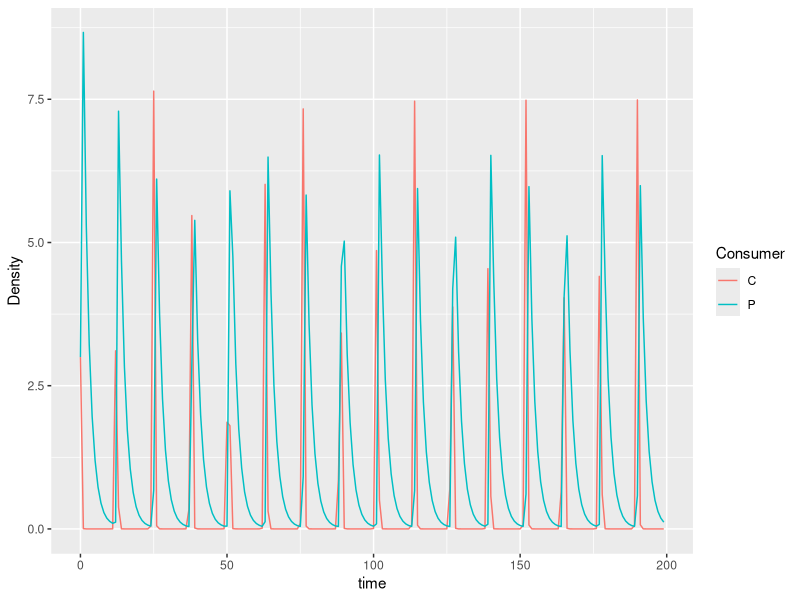

Here is the R script that generated this plot:
library(tidyverse)
library(deSolve)
library(ggplot2)
library(graphics)
# parameter values derived from Holt and Polis 1997 in American Naturalist
parameters = c(r = 1, 
               K = 10,
               a1 = 1, a2 = 0.3,
               b1 = 1, b2 = 0.1,
               m1 = 0.1, m2 = 0.5,
               IGP = 1, f12 = 1)

init = c(R = 10, C = 3, P = 3)

times = seq(0, 200, by = 0.01)

IGP_div<-function(t, init, parameters) {
  with (as.list(c(init, parameters)), {
    dR = r*R*(1-(R)/K) - a1*R*C - a2*R*P
    dC = b1*a1*R*C - m1*C - IGP*C*P
    dP = b2*a2*R*P - m2*P + f12*IGP*C*P
    
    list(c(dR, dC, dP))
  }
  )
}

out = ode(y = init, times = times, func = IGP_div, parms = parameters)
realts = as.data.frame(out[seq(1,20000, by=100),])
#head(realts)
realts %>%
  gather(key = "Consumer", value = "Density", -c(time, R)) %>%
  ggplot(aes(x = time, y = Density, group = Consumer, colour = Consumer)) +
  geom_line()
